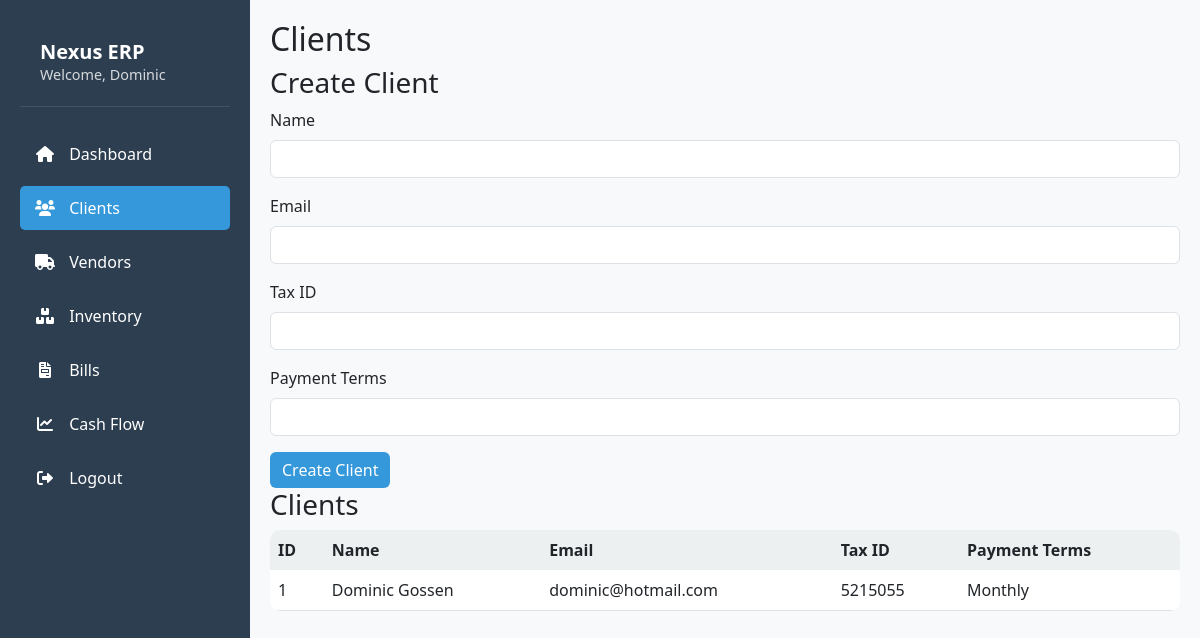
/clients (signed in), run on the app's committed database.
### models.py (models this page shows)
class User(UserMixin, db.Model):
    id = db.Column(db.Integer, primary_key=True)
    username = db.Column(db.String(80), unique=True, nullable=False)
    password = db.Column(db.String(120), nullable=False)

class Client(db.Model):
    __tablename__ = 'client'
    id = db.Column(db.Integer, primary_key=True)
    user_id = db.Column(db.Integer, db.ForeignKey('user.id'), nullable=True)
    name = db.Column(db.String(100), nullable=False)
    email = db.Column(db.String(100), nullable=False)
    tax_id = db.Column(db.String(50))
    payment_terms = db.Column(db.String(50))
    notes = db.Column(db.Text)
    created_at = db.Column(db.DateTime, default=datetime.utcnow)
    updated_at = db.Column(db.DateTime, default=datetime.utcnow, onupdate=datetime.utcnow)
    tags = db.relationship('Tag', secondary=client_tag, backref='clients', lazy=True)
    contacts = db.relationship('Contact', backref='client', lazy=True)

### app.py (the view)
@app.route('/clients')
@login_required
def clients():
    clients = Client.query.filter_by(user_id=current_user.id).all()
    return render_template('clients.html', clients=clients)

### app.py (called while the page is built)
@login_manager.user_loader
def load_user(user_id):
    return User.query.get(int(user_id))

### templates/clients.html
{% extends "base.html" %}
{% block content %}
<h2>Clients</h2>
<h3>Create Client</h3>
<form method="POST" action="{{ url_for('create_client') }}">
    <div class="mb-3">
        <label for="client-name" class="form-label">Name</label>
        <input type="text" class="form-control" id="client-name" name="name" required>
    </div>
    <div class="mb-3">
        <label for="client-email" class="form-label">Email</label>
        <input type="email" class="form-control" id="client-email" name="email" required>
    </div>
    <div class="mb-3">
        <label for="client-tax-id" class="form-label">Tax ID</label>
        <input type="text" class="form-control" id="client-tax-id" name="tax_id">
    </div>
    <div class="mb-3">
        <label for="client-payment-terms" class="form-label">Payment Terms</label>
        <input type="text" class="form-control" id="client-payment-terms" name="payment_terms">
    </div>
    <button type="submit" class="btn btn-primary">Create Client</button>
</form>
<h3>Clients</h3>
<table class="table">
    <thead>
        <tr>
            <th>ID</th>
            <th>Name</th>
            <th>Email</th>
            <th>Tax ID</th>
            <th>Payment Terms</th>
        </tr>
    </thead>
    <tbody>
        {% for client in clients %}
        <tr>
            <td>{{ client.id }}</td>
            <td>{{ client.name }}</td>
            <td>{{ client.email }}</td>
            <td>{{ client.tax_id or 'N/A' }}</td>
            <td>{{ client.payment_terms or 'N/A' }}</td>
        </tr>
        {% endfor %}
    </tbody>
</table>
{% endblock %}

### templates/base.html (shortened to what this page needs)
<!DOCTYPE html>
<html lang="en">
<head>
    <link href="https://cdn.jsdelivr.net/npm/bootstrap@5.3.0/dist/css/bootstrap.min.css" rel="stylesheet">
    <link href="https://cdnjs.cloudflare.com/ajax/libs/font-awesome/6.0.0/css/all.min.css" rel="stylesheet">
</head>
<body>
    <div class="sidebar">
        <div class="user-info">
            <h5>Nexus ERP</h5>
            {% if current_user.is_authenticated %}
            <p>Welcome, {{ current_user.username }}</p>
            {% else %}
            <p>Enterprise Resource Planning</p>
            {% endif %}
        </div>
        <nav class="nav flex-column">
            <a class="nav-link {% if request.endpoint == 'home' %}active{% endif %}" href="{{ url_for('home') }}">
                <i class="fas fa-home"></i> Dashboard
            </a>
            <a class="nav-link {% if request.endpoint == 'clients' %}active{% endif %}" href="{{ url_for('clients') }}">
                <i class="fas fa-users"></i> Clients
            </a>
            <a class="nav-link {% if request.endpoint == 'vendors' %}active{% endif %}" href="{{ url_for('vendors') }}">
                <i class="fas fa-truck"></i> Vendors
            </a>
            <a class="nav-link {% if request.endpoint == 'inventory_page' %}active{% endif %}" href="{{ url_for('inventory_page') }}">
                <i class="fas fa-boxes"></i> Inventory
            </a>
            <a class="nav-link {% if request.endpoint == 'bills' %}active{% endif %}" href="{{ url_for('bills') }}">
                <i class="fas fa-file-invoice"></i> Bills
            </a>
            <a class="nav-link {% if request.endpoint == 'cash_flow' %}active{% endif %}" href="{{ url_for('cash_flow') }}">
                <i class="fas fa-chart-line"></i> Cash Flow
            </a>
            <a class="nav-link" href="{{ url_for('logout') }}">
                <i class="fas fa-sign-out-alt"></i> Logout
            </a>
        </nav>
    </div>
    <div class="main-content">
        {% block content %}{% endblock %}
    </div>
</body>
</html>

### templates/base.html (style rules this page uses)
:root { --primary-color: #2c3e50; --secondary-color: #34495e; --accent-color: #3498db; --success-color: #2ecc71; --warning-color: #f1c40f; --danger-color: #e74c3c; --light-color: #ecf0f1; --dark-color: #2c3e50; }
body { background-color: #f8f9fa; font-family: 'Segoe UI', Tahoma, Geneva, Verdana, sans-serif; }
.sidebar { background-color: var(--primary-color); min-height: 100vh; padding: 20px; position: fixed; width: 250px; left: 0; top: 0; color: white; }
.main-content { margin-left: 250px; padding: 20px; }
.nav-link { color: white; padding: 10px 15px; margin: 5px 0; border-radius: 5px; transition: all 0.3s; }
.nav-link.active { background-color: var(--accent-color); }
.nav-link i { margin-right: 10px; width: 20px; text-align: center; }
.btn-primary { background-color: var(--accent-color); border: none; }
.table { background-color: white; border-radius: 10px; overflow: hidden; }
.table thead th { background-color: var(--light-color); border: none; }
.user-info { padding: 20px; border-bottom: 1px solid rgba(255, 255, 255, 0.1); margin-bottom: 20px; }
.user-info h5 { margin: 0; font-weight: 600; }
.user-info p { margin: 0; font-size: 0.9rem; opacity: 0.8; }

### data on the page
User: username "Dominic"
Client: id "1", name "Dominic Gossen", email "dominic@hotmail.com", tax "5215055", payment_terms "Monthly"
